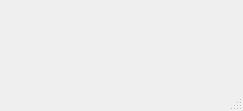
<?xml version="1.0" encoding="UTF-8"?>
<ui version="4.0">
 <class>MainWindow</class>
 <widget class="QMainWindow" name="MainWindow">
  <property name="geometry">
   <rect>
    <x>0</x>
    <y>0</y>
    <width>243</width>
    <height>111</height>
   </rect>
  </property>
  <property name="windowTitle">
   <string>WallLight Test</string>
  </property>
  <widget class="QWidget" name="centralWidget">
   <layout class="QGridLayout" name="gridLayout"/>
  </widget>
  <widget class="QStatusBar" name="statusBar"/>
  <action name="actionExit">
   <property name="text">
    <string>E&amp;xit</string>
   </property>
  </action>
 </widget>
 <layoutdefault spacing="6" margin="11"/>
 <resources>
  <include location="resources.qrc"/>
 </resources>
 <connections/>
</ui>
